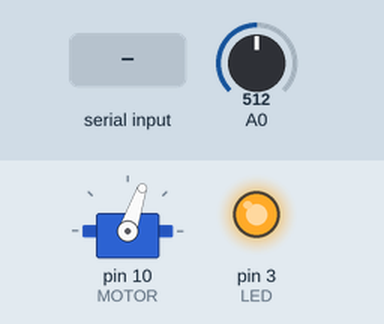
Recording of a sketch running on a simulated Arduino Uno, built with avr-gcc and run on an emulated ATmega328P. On the bench: servo, output pins drawn as LEDs (lit = HIGH). The test bench sets the inputs (shaded band); at power-on: A0 = 512.

Above: at 1.2 s.
1.3 s: "n" received over Serial
At 3.2 s:
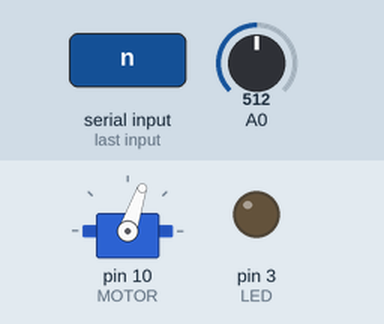
4.3 s: "1" received over Serial
At 4.7 s:
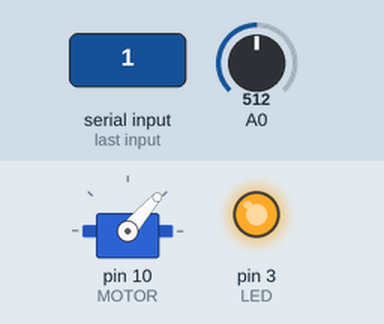
5.8 s: "n" received over Serial
At 8.0 s:
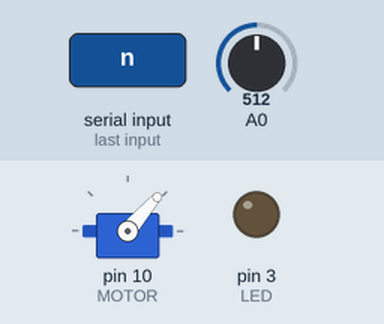
Timing chart, 0 to 9.5 s (numbered marks = the images above; inputs shaded):
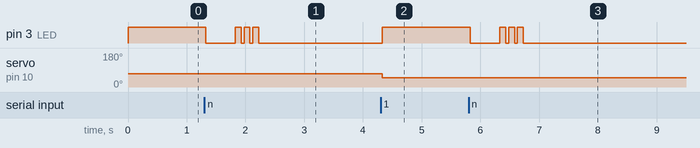

Measured:
- after the input at 1.3 s, pin 3 (LED): HIGH → LOW at once, then repeats every 0.15 s: HIGH 0.10 s, LOW 0.05 s, until it stays LOW from 2.2 s
- after the input at 4.3 s, pin 3 (LED): LOW → HIGH at once; servo on pin 10 (MOTOR): 71° → 49° at once
- after the input at 5.8 s, pin 3 (LED): HIGH → LOW at once, then repeats every 0.15 s: HIGH 0.10 s, LOW 0.05 s, until it stays LOW from 6.7 s

The sketch:

environment_mutant_body.ino
```cpp
/**
 * environment mutant (body)
 *
 * @author iosif miclaus
 * @www iosif.miclaus.net/#environment-mutant
 *
 * @note PWM Pulse-width modulation http://en.wikipedia.org/wiki/Pulse-width_modulation
 * @note "body part" represents anything that is a controllabe part of the body (e.g. a slider door)
 */

// include servo library
#include <Servo.h>


/// constants

const int LED = 3;
const int MOTOR = 10;
const int maxLastInput = 71;

/// constants end


/// vars

Servo servoMotor;

int lastInput = maxLastInput;

/// vars end


/**
 * initalises environmental mutant "body"
 */
void setup ()
{
  // start serial communication
  Serial.begin(9600);

  // attach digital (PWM) pin for light indicator (LED)
  pinMode(LED, OUTPUT);

  // "Let there be light,"
  digitalWrite(LED, HIGH);
  // "and there was light." (Genesis 1:3)

  // attach digital (PWM) pin for servo motor
  servoMotor.attach(MOTOR);
  // move body piece to start position
  servoMotor.write(maxLastInput);
}


/**
 * runs each frame for the environmental mutant "body"
 */
void loop ()
{
  // read the current body part value
  int sliderPotiValue = analogRead(A0);
  // reverse poti value
  // @note this line is not needed of the potentiomenter is the other way around
  sliderPotiValue = 1023 - sliderPotiValue;
  //Serial.println(sliderPotiValue);


  // if serial data is available
  if ( Serial.available() > 0 )
  {
    // read serial data
    byte input = Serial.read();
    //Serial.print(input);

    // the mind tells the body is's a new recording
    if ( input == 'n' )
    {
      // body should signal that it's new recording
      blink_blink_blink();
    }


    // the mind tells the body to move to a position/degree
    if ( input > 0 && input < maxLastInput )
    {
      // body signals movement
      digitalWrite(LED, HIGH);

      // remember position/degree to move to
      lastInput = input;
    }
    else
    {
      // body stops signaling movement
      digitalWrite(LED, LOW);
    }

    // move body part to position/degree
    servoMotor.write(lastInput);
  }

  // wait to finish body part movement
  delay(30);
}


/**
 * body sends 3 short signals (usually for a new recording)
 */
void blink_blink_blink ()
{
  digitalWrite(LED, LOW);
  delay(500);

  for ( int c = 0; c < 3; c++ )
  {
    digitalWrite(LED, HIGH);
    delay(100);

    digitalWrite(LED, LOW);
    delay(50);
  }

  digitalWrite(LED, HIGH);
}

/// that's all folks
```
